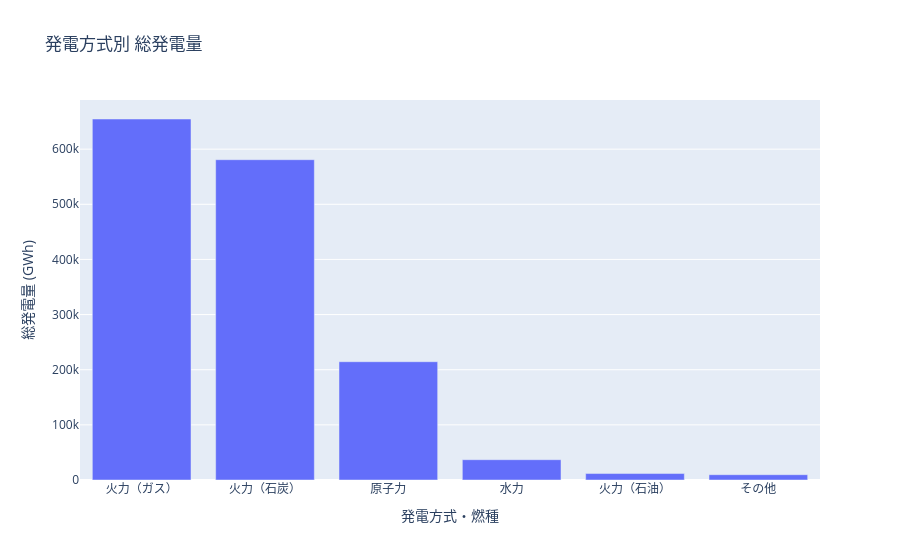

Notebook cell for this chart:
### Markdown cell above
## 6. 発電方式別 総発電量

`power_generation_method_and_fuel_type` ごとに合計する。

### Code cell
method_total = (
    df.group_by("power_generation_method_and_fuel_type")
    .agg((pl.col("generation_kwh").sum() / 1e6).alias("total_gwh"))
    .sort("total_gwh", descending=True)
)

fig = px.bar(
    method_total,
    x="power_generation_method_and_fuel_type",
    y="total_gwh",
    title="発電方式別 総発電量",
    labels={
        "power_generation_method_and_fuel_type": "発電方式・燃種",
        "total_gwh": "総発電量 (GWh)",
    },
)
fig.show()

### Figure 1 — Plotly figure (JSON) as saved in the notebook; plotly's stock layout.template omitted (floating-point values rounded to 4 significant figures)
{"data": [{"hovertemplate": "発電方式・燃種=%{x}<br>総発電量 (GWh)=%{y}<extra></extra>", "legendgroup": "", "marker": {"color": "#636efa", "pattern": {"shape": ""}}, "name": "", "orientation": "v", "showlegend": false, "textposition": "auto", "type": "bar", "x": ["火力（ガス）", "火力（石炭）", "原子力", "水力", null, "火力（石油）", "その他"], "xaxis": "x", "y": [654700.0, 580900.0, 214500.0, 36840.0, 12510.0, 11700.0, 9624.0], "yaxis": "y"}], "layout": {"barmode": "relative", "legend": {"tracegroupgap": 0}, "title": {"text": "発電方式別 総発電量"}, "xaxis": {"anchor": "y", "domain": [0, 1], "title": {"text": "発電方式・燃種"}}, "yaxis": {"anchor": "x", "domain": [0, 1], "title": {"text": "総発電量 (GWh)"}}}}
